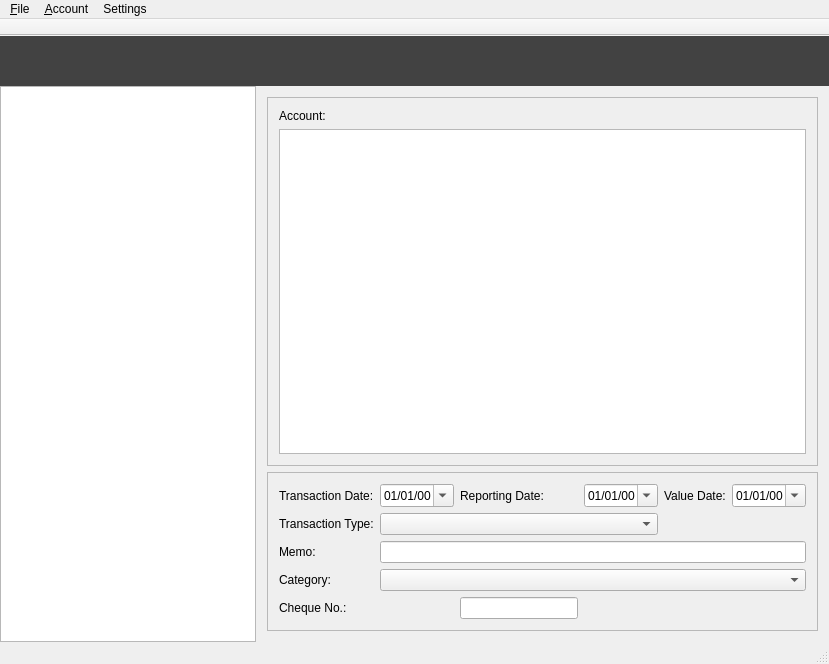
<?xml version="1.0" encoding="UTF-8"?>
<ui version="4.0">
 <class>MainWindowClass</class>
 <widget class="QMainWindow" name="MainWindowClass">
  <property name="geometry">
   <rect>
    <x>0</x>
    <y>0</y>
    <width>829</width>
    <height>664</height>
   </rect>
  </property>
  <property name="sizePolicy">
   <sizepolicy hsizetype="Preferred" vsizetype="Preferred">
    <horstretch>0</horstretch>
    <verstretch>0</verstretch>
   </sizepolicy>
  </property>
  <property name="windowTitle">
   <string>MainWindow</string>
  </property>
  <property name="locale">
   <locale language="English" country="UnitedKingdom"/>
  </property>
  <property name="documentMode">
   <bool>false</bool>
  </property>
  <property name="unifiedTitleAndToolBarOnMac">
   <bool>true</bool>
  </property>
  <widget class="QWidget" name="centralWidget">
   <layout class="QVBoxLayout" name="verticalLayout_2">
    <property name="spacing">
     <number>0</number>
    </property>
    <property name="margin">
     <number>0</number>
    </property>
    <item>
     <widget class="QFrame" name="infoBar">
      <property name="sizePolicy">
       <sizepolicy hsizetype="Expanding" vsizetype="Fixed">
        <horstretch>0</horstretch>
        <verstretch>0</verstretch>
       </sizepolicy>
      </property>
      <property name="minimumSize">
       <size>
        <width>0</width>
        <height>50</height>
       </size>
      </property>
      <property name="palette">
       <palette>
        <active>
         <colorrole role="WindowText">
          <brush brushstyle="SolidPattern">
           <color alpha="255">
            <red>255</red>
            <green>255</green>
            <blue>255</blue>
           </color>
          </brush>
         </colorrole>
         <colorrole role="Button">
          <brush brushstyle="SolidPattern">
           <color alpha="255">
            <red>66</red>
            <green>66</green>
            <blue>66</blue>
           </color>
          </brush>
         </colorrole>
         <colorrole role="Light">
          <brush brushstyle="SolidPattern">
           <color alpha="255">
            <red>99</red>
            <green>99</green>
            <blue>99</blue>
           </color>
          </brush>
         </colorrole>
         <colorrole role="Midlight">
          <brush brushstyle="SolidPattern">
           <color alpha="255">
            <red>82</red>
            <green>82</green>
            <blue>82</blue>
           </color>
          </brush>
         </colorrole>
         <colorrole role="Dark">
          <brush brushstyle="SolidPattern">
           <color alpha="255">
            <red>33</red>
            <green>33</green>
            <blue>33</blue>
           </color>
          </brush>
         </colorrole>
         <colorrole role="Mid">
          <brush brushstyle="SolidPattern">
           <color alpha="255">
            <red>44</red>
            <green>44</green>
            <blue>44</blue>
           </color>
          </brush>
         </colorrole>
         <colorrole role="Text">
          <brush brushstyle="SolidPattern">
           <color alpha="255">
            <red>255</red>
            <green>255</green>
            <blue>255</blue>
           </color>
          </brush>
         </colorrole>
         <colorrole role="BrightText">
          <brush brushstyle="SolidPattern">
           <color alpha="255">
            <red>255</red>
            <green>255</green>
            <blue>255</blue>
           </color>
          </brush>
         </colorrole>
         <colorrole role="ButtonText">
          <brush brushstyle="SolidPattern">
           <color alpha="255">
            <red>255</red>
            <green>255</green>
            <blue>255</blue>
           </color>
          </brush>
         </colorrole>
         <colorrole role="Base">
          <brush brushstyle="SolidPattern">
           <color alpha="255">
            <red>0</red>
            <green>0</green>
            <blue>0</blue>
           </color>
          </brush>
         </colorrole>
         <colorrole role="Window">
          <brush brushstyle="SolidPattern">
           <color alpha="255">
            <red>66</red>
            <green>66</green>
            <blue>66</blue>
           </color>
          </brush>
         </colorrole>
         <colorrole role="Shadow">
          <brush brushstyle="SolidPattern">
           <color alpha="255">
            <red>0</red>
            <green>0</green>
            <blue>0</blue>
           </color>
          </brush>
         </colorrole>
         <colorrole role="AlternateBase">
          <brush brushstyle="SolidPattern">
           <color alpha="255">
            <red>33</red>
            <green>33</green>
            <blue>33</blue>
           </color>
          </brush>
         </colorrole>
         <colorrole role="ToolTipBase">
          <brush brushstyle="SolidPattern">
           <color alpha="255">
            <red>255</red>
            <green>255</green>
            <blue>220</blue>
           </color>
          </brush>
         </colorrole>
         <colorrole role="ToolTipText">
          <brush brushstyle="SolidPattern">
           <color alpha="255">
            <red>0</red>
            <green>0</green>
            <blue>0</blue>
           </color>
          </brush>
         </colorrole>
        </active>
        <inactive>
         <colorrole role="WindowText">
          <brush brushstyle="SolidPattern">
           <color alpha="255">
            <red>255</red>
            <green>255</green>
            <blue>255</blue>
           </color>
          </brush>
         </colorrole>
         <colorrole role="Button">
          <brush brushstyle="SolidPattern">
           <color alpha="255">
            <red>66</red>
            <green>66</green>
            <blue>66</blue>
           </color>
          </brush>
         </colorrole>
         <colorrole role="Light">
          <brush brushstyle="SolidPattern">
           <color alpha="255">
            <red>99</red>
            <green>99</green>
            <blue>99</blue>
           </color>
          </brush>
         </colorrole>
         <colorrole role="Midlight">
          <brush brushstyle="SolidPattern">
           <color alpha="255">
            <red>82</red>
            <green>82</green>
            <blue>82</blue>
           </color>
          </brush>
         </colorrole>
         <colorrole role="Dark">
          <brush brushstyle="SolidPattern">
           <color alpha="255">
            <red>33</red>
            <green>33</green>
            <blue>33</blue>
           </color>
          </brush>
         </colorrole>
         <colorrole role="Mid">
          <brush brushstyle="SolidPattern">
           <color alpha="255">
            <red>44</red>
            <green>44</green>
            <blue>44</blue>
           </color>
          </brush>
         </colorrole>
         <colorrole role="Text">
          <brush brushstyle="SolidPattern">
           <color alpha="255">
            <red>255</red>
            <green>255</green>
            <blue>255</blue>
           </color>
          </brush>
         </colorrole>
         <colorrole role="BrightText">
          <brush brushstyle="SolidPattern">
           <color alpha="255">
            <red>255</red>
            <green>255</green>
            <blue>255</blue>
           </color>
          </brush>
         </colorrole>
         <colorrole role="ButtonText">
          <brush brushstyle="SolidPattern">
           <color alpha="255">
            <red>255</red>
            <green>255</green>
            <blue>255</blue>
           </color>
          </brush>
         </colorrole>
         <colorrole role="Base">
          <brush brushstyle="SolidPattern">
           <color alpha="255">
            <red>0</red>
            <green>0</green>
            <blue>0</blue>
           </color>
          </brush>
         </colorrole>
         <colorrole role="Window">
          <brush brushstyle="SolidPattern">
           <color alpha="255">
            <red>66</red>
            <green>66</green>
            <blue>66</blue>
           </color>
          </brush>
         </colorrole>
         <colorrole role="Shadow">
          <brush brushstyle="SolidPattern">
           <color alpha="255">
            <red>0</red>
            <green>0</green>
            <blue>0</blue>
           </color>
          </brush>
         </colorrole>
         <colorrole role="AlternateBase">
          <brush brushstyle="SolidPattern">
           <color alpha="255">
            <red>33</red>
            <green>33</green>
            <blue>33</blue>
           </color>
          </brush>
         </colorrole>
         <colorrole role="ToolTipBase">
          <brush brushstyle="SolidPattern">
           <color alpha="255">
            <red>255</red>
            <green>255</green>
            <blue>220</blue>
           </color>
          </brush>
         </colorrole>
         <colorrole role="ToolTipText">
          <brush brushstyle="SolidPattern">
           <color alpha="255">
            <red>0</red>
            <green>0</green>
            <blue>0</blue>
           </color>
          </brush>
         </colorrole>
        </inactive>
        <disabled>
         <colorrole role="WindowText">
          <brush brushstyle="SolidPattern">
           <color alpha="255">
            <red>33</red>
            <green>33</green>
            <blue>33</blue>
           </color>
          </brush>
         </colorrole>
         <colorrole role="Button">
          <brush brushstyle="SolidPattern">
           <color alpha="255">
            <red>66</red>
            <green>66</green>
            <blue>66</blue>
           </color>
          </brush>
         </colorrole>
         <colorrole role="Light">
          <brush brushstyle="SolidPattern">
           <color alpha="255">
            <red>99</red>
            <green>99</green>
            <blue>99</blue>
           </color>
          </brush>
         </colorrole>
         <colorrole role="Midlight">
          <brush brushstyle="SolidPattern">
           <color alpha="255">
            <red>82</red>
            <green>82</green>
            <blue>82</blue>
           </color>
          </brush>
         </colorrole>
         <colorrole role="Dark">
          <brush brushstyle="SolidPattern">
           <color alpha="255">
            <red>33</red>
            <green>33</green>
            <blue>33</blue>
           </color>
          </brush>
         </colorrole>
         <colorrole role="Mid">
          <brush brushstyle="SolidPattern">
           <color alpha="255">
            <red>44</red>
            <green>44</green>
            <blue>44</blue>
           </color>
          </brush>
         </colorrole>
         <colorrole role="Text">
          <brush brushstyle="SolidPattern">
           <color alpha="255">
            <red>33</red>
            <green>33</green>
            <blue>33</blue>
           </color>
          </brush>
         </colorrole>
         <colorrole role="BrightText">
          <brush brushstyle="SolidPattern">
           <color alpha="255">
            <red>255</red>
            <green>255</green>
            <blue>255</blue>
           </color>
          </brush>
         </colorrole>
         <colorrole role="ButtonText">
          <brush brushstyle="SolidPattern">
           <color alpha="255">
            <red>33</red>
            <green>33</green>
            <blue>33</blue>
           </color>
          </brush>
         </colorrole>
         <colorrole role="Base">
          <brush brushstyle="SolidPattern">
           <color alpha="255">
            <red>66</red>
            <green>66</green>
            <blue>66</blue>
           </color>
          </brush>
         </colorrole>
         <colorrole role="Window">
          <brush brushstyle="SolidPattern">
           <color alpha="255">
            <red>66</red>
            <green>66</green>
            <blue>66</blue>
           </color>
          </brush>
         </colorrole>
         <colorrole role="Shadow">
          <brush brushstyle="SolidPattern">
           <color alpha="255">
            <red>0</red>
            <green>0</green>
            <blue>0</blue>
           </color>
          </brush>
         </colorrole>
         <colorrole role="AlternateBase">
          <brush brushstyle="SolidPattern">
           <color alpha="255">
            <red>66</red>
            <green>66</green>
            <blue>66</blue>
           </color>
          </brush>
         </colorrole>
         <colorrole role="ToolTipBase">
          <brush brushstyle="SolidPattern">
           <color alpha="255">
            <red>255</red>
            <green>255</green>
            <blue>220</blue>
           </color>
          </brush>
         </colorrole>
         <colorrole role="ToolTipText">
          <brush brushstyle="SolidPattern">
           <color alpha="255">
            <red>0</red>
            <green>0</green>
            <blue>0</blue>
           </color>
          </brush>
         </colorrole>
        </disabled>
       </palette>
      </property>
      <property name="autoFillBackground">
       <bool>true</bool>
      </property>
      <property name="frameShape">
       <enum>QFrame::NoFrame</enum>
      </property>
      <property name="frameShadow">
       <enum>QFrame::Raised</enum>
      </property>
      <widget class="QLabel" name="iconInfo">
       <property name="geometry">
        <rect>
         <x>5</x>
         <y>0</y>
         <width>41</width>
         <height>51</height>
        </rect>
       </property>
       <property name="text">
        <string>&lt;Icon&gt;</string>
       </property>
       <property name="alignment">
        <set>Qt::AlignLeading|Qt::AlignLeft|Qt::AlignVCenter</set>
       </property>
      </widget>
      <widget class="QLabel" name="labelTitle">
       <property name="geometry">
        <rect>
         <x>55</x>
         <y>5</y>
         <width>451</width>
         <height>16</height>
        </rect>
       </property>
       <property name="font">
        <font>
         <weight>75</weight>
         <bold>true</bold>
        </font>
       </property>
       <property name="text">
        <string>&lt;Titel&gt;</string>
       </property>
      </widget>
      <widget class="QLabel" name="labelDescr">
       <property name="geometry">
        <rect>
         <x>55</x>
         <y>25</y>
         <width>451</width>
         <height>16</height>
        </rect>
       </property>
       <property name="text">
        <string>&lt;Description&gt;</string>
       </property>
      </widget>
     </widget>
    </item>
    <item>
     <layout class="QHBoxLayout" name="horizontalLayout">
      <property name="spacing">
       <number>0</number>
      </property>
      <item>
       <widget class="QListWidget" name="sideMenu">
        <property name="sizePolicy">
         <sizepolicy hsizetype="Fixed" vsizetype="Expanding">
          <horstretch>0</horstretch>
          <verstretch>0</verstretch>
         </sizepolicy>
        </property>
        <property name="editTriggers">
         <set>QAbstractItemView::NoEditTriggers</set>
        </property>
       </widget>
      </item>
      <item>
       <widget class="QStackedWidget" name="contextView">
        <property name="lineWidth">
         <number>0</number>
        </property>
        <property name="currentIndex">
         <number>2</number>
        </property>
        <widget class="QWidget" name="pageDashboard">
         <layout class="QVBoxLayout" name="verticalLayout">
          <property name="spacing">
           <number>0</number>
          </property>
          <property name="leftMargin">
           <number>0</number>
          </property>
          <property name="topMargin">
           <number>1</number>
          </property>
          <property name="rightMargin">
           <number>0</number>
          </property>
          <property name="bottomMargin">
           <number>0</number>
          </property>
         </layout>
        </widget>
        <widget class="QWidget" name="pageAccounts">
         <layout class="QVBoxLayout" name="verticalLayout_3">
          <item>
           <widget class="QTreeView" name="treeAccounts">
            <property name="editTriggers">
             <set>QAbstractItemView::NoEditTriggers</set>
            </property>
           </widget>
          </item>
          <item>
           <widget class="QFrame" name="frameAccountButtons">
            <property name="sizePolicy">
             <sizepolicy hsizetype="Preferred" vsizetype="Fixed">
              <horstretch>0</horstretch>
              <verstretch>0</verstretch>
             </sizepolicy>
            </property>
            <property name="minimumSize">
             <size>
              <width>0</width>
              <height>34</height>
             </size>
            </property>
            <property name="frameShape">
             <enum>QFrame::NoFrame</enum>
            </property>
            <property name="frameShadow">
             <enum>QFrame::Raised</enum>
            </property>
            <layout class="QHBoxLayout" name="horizontalLayout_2">
             <property name="sizeConstraint">
              <enum>QLayout::SetDefaultConstraint</enum>
             </property>
             <property name="margin">
              <number>0</number>
             </property>
             <item>
              <widget class="QPushButton" name="buttonNewAccount">
               <property name="sizePolicy">
                <sizepolicy hsizetype="Fixed" vsizetype="Fixed">
                 <horstretch>0</horstretch>
                 <verstretch>0</verstretch>
                </sizepolicy>
               </property>
               <property name="minimumSize">
                <size>
                 <width>80</width>
                 <height>0</height>
                </size>
               </property>
               <property name="text">
                <string>New Account</string>
               </property>
               <property name="icon">
                <iconset>
                 <normaloff>:/icons/add.svg</normaloff>:/icons/add.svg</iconset>
               </property>
              </widget>
             </item>
             <item>
              <widget class="QPushButton" name="buttonEditAccount">
               <property name="sizePolicy">
                <sizepolicy hsizetype="Fixed" vsizetype="Fixed">
                 <horstretch>0</horstretch>
                 <verstretch>0</verstretch>
                </sizepolicy>
               </property>
               <property name="text">
                <string>Edit Account</string>
               </property>
              </widget>
             </item>
             <item>
              <widget class="QPushButton" name="buttonDeleteAccount">
               <property name="sizePolicy">
                <sizepolicy hsizetype="Fixed" vsizetype="Fixed">
                 <horstretch>0</horstretch>
                 <verstretch>0</verstretch>
                </sizepolicy>
               </property>
               <property name="text">
                <string>Delete Account</string>
               </property>
              </widget>
             </item>
            </layout>
           </widget>
          </item>
         </layout>
        </widget>
        <widget class="QWidget" name="pageJournal">
         <layout class="QVBoxLayout" name="verticalLayout_4">
          <item>
           <widget class="QFrame" name="frameJournalList">
            <property name="frameShape">
             <enum>QFrame::StyledPanel</enum>
            </property>
            <property name="frameShadow">
             <enum>QFrame::Raised</enum>
            </property>
            <layout class="QGridLayout" name="gridLayout">
             <item row="0" column="0">
              <widget class="QLabel" name="labelAccount">
               <property name="sizePolicy">
                <sizepolicy hsizetype="Minimum" vsizetype="Preferred">
                 <horstretch>0</horstretch>
                 <verstretch>0</verstretch>
                </sizepolicy>
               </property>
               <property name="text">
                <string>Account:</string>
               </property>
               <property name="scaledContents">
                <bool>false</bool>
               </property>
              </widget>
             </item>
             <item row="2" column="0" colspan="2">
              <widget class="QTableView" name="tableJournal"/>
             </item>
             <item row="0" column="1">
              <widget class="BurComboBox" name="comboAccount" native="true">
               <property name="sizePolicy">
                <sizepolicy hsizetype="Expanding" vsizetype="Fixed">
                 <horstretch>0</horstretch>
                 <verstretch>0</verstretch>
                </sizepolicy>
               </property>
              </widget>
             </item>
            </layout>
           </widget>
          </item>
          <item>
           <widget class="QFrame" name="frameJournalDetail">
            <property name="frameShape">
             <enum>QFrame::StyledPanel</enum>
            </property>
            <property name="frameShadow">
             <enum>QFrame::Raised</enum>
            </property>
            <layout class="QGridLayout" name="gridLayout_2">
             <item row="0" column="0">
              <widget class="QLabel" name="labelTrnDate">
               <property name="text">
                <string>Transaction Date:</string>
               </property>
              </widget>
             </item>
             <item row="4" column="0">
              <widget class="QLabel" name="labelMemo">
               <property name="text">
                <string>Memo:</string>
               </property>
              </widget>
             </item>
             <item row="8" column="0">
              <widget class="QLabel" name="label_7">
               <property name="text">
                <string>Cheque No.:</string>
               </property>
              </widget>
             </item>
             <item row="0" column="2">
              <widget class="QLabel" name="labelRepDate">
               <property name="text">
                <string>Reporting Date:</string>
               </property>
              </widget>
             </item>
             <item row="0" column="1">
              <widget class="QDateEdit" name="editTrnDate">
               <property name="buttonSymbols">
                <enum>QAbstractSpinBox::UpDownArrows</enum>
               </property>
               <property name="displayFormat">
                <string>MM/dd/yy</string>
               </property>
               <property name="calendarPopup">
                <bool>true</bool>
               </property>
              </widget>
             </item>
             <item row="0" column="3">
              <widget class="QDateEdit" name="editRepDate">
               <property name="displayFormat">
                <string>MM/dd/yy</string>
               </property>
               <property name="calendarPopup">
                <bool>true</bool>
               </property>
              </widget>
             </item>
             <item row="4" column="1" colspan="5">
              <widget class="QLineEdit" name="editMemo"/>
             </item>
             <item row="0" column="4">
              <widget class="QLabel" name="labelValDate">
               <property name="text">
                <string>Value Date:</string>
               </property>
              </widget>
             </item>
             <item row="0" column="5">
              <widget class="QDateEdit" name="editValDate">
               <property name="displayFormat">
                <string>MM/dd/yy</string>
               </property>
               <property name="calendarPopup">
                <bool>true</bool>
               </property>
              </widget>
             </item>
             <item row="3" column="0">
              <widget class="QLabel" name="labelTrnType">
               <property name="text">
                <string>Transaction Type:</string>
               </property>
              </widget>
             </item>
             <item row="3" column="1" colspan="3">
              <widget class="QComboBox" name="comboTrnType"/>
             </item>
             <item row="6" column="0">
              <widget class="QLabel" name="labelCategory">
               <property name="text">
                <string>Category:</string>
               </property>
              </widget>
             </item>
             <item row="8" column="2">
              <widget class="QLineEdit" name="lineEdit_2"/>
             </item>
             <item row="6" column="1" colspan="5">
              <widget class="QComboBox" name="comboCategory"/>
             </item>
            </layout>
           </widget>
          </item>
         </layout>
        </widget>
        <widget class="QWidget" name="pageCategories"/>
        <widget class="QWidget" name="pageRecurring"/>
        <widget class="QWidget" name="pageReports"/>
       </widget>
      </item>
     </layout>
    </item>
   </layout>
  </widget>
  <widget class="QMenuBar" name="menuBar">
   <property name="geometry">
    <rect>
     <x>0</x>
     <y>0</y>
     <width>829</width>
     <height>22</height>
    </rect>
   </property>
   <widget class="QMenu" name="menuFile">
    <property name="title">
     <string>&amp;File</string>
    </property>
    <addaction name="actionNew"/>
    <addaction name="actionOpen"/>
    <addaction name="separator"/>
    <addaction name="actionProperties"/>
    <addaction name="separator"/>
    <addaction name="actionQuit"/>
   </widget>
   <widget class="QMenu" name="menuSettings">
    <property name="title">
     <string>Settings</string>
    </property>
    <addaction name="actionDefineCountries"/>
    <addaction name="actionDefineCurrencies"/>
    <addaction name="separator"/>
    <addaction name="actionDefineTransactionTypes"/>
    <addaction name="separator"/>
    <addaction name="actionDefineCategories"/>
    <addaction name="separator"/>
    <addaction name="actionDefineAccountTypes"/>
   </widget>
   <widget class="QMenu" name="menuAccount">
    <property name="title">
     <string>&amp;Account</string>
    </property>
    <addaction name="actionNewAccount"/>
    <addaction name="separator"/>
    <addaction name="actionDeleteAccount"/>
   </widget>
   <addaction name="menuFile"/>
   <addaction name="menuAccount"/>
   <addaction name="menuSettings"/>
  </widget>
  <widget class="QToolBar" name="mainToolBar">
   <property name="movable">
    <bool>false</bool>
   </property>
   <property name="iconSize">
    <size>
     <width>32</width>
     <height>32</height>
    </size>
   </property>
   <property name="toolButtonStyle">
    <enum>Qt::ToolButtonTextUnderIcon</enum>
   </property>
   <property name="floatable">
    <bool>false</bool>
   </property>
   <attribute name="toolBarArea">
    <enum>TopToolBarArea</enum>
   </attribute>
   <attribute name="toolBarBreak">
    <bool>false</bool>
   </attribute>
  </widget>
  <widget class="QStatusBar" name="statusBar"/>
  <action name="actionNew">
   <property name="icon">
    <iconset>
     <normaloff>:/icons/database-new.svg</normaloff>:/icons/database-new.svg</iconset>
   </property>
   <property name="text">
    <string>&amp;New Database...</string>
   </property>
   <property name="toolTip">
    <string>New Database</string>
   </property>
   <property name="iconVisibleInMenu">
    <bool>true</bool>
   </property>
  </action>
  <action name="actionDefineCountries">
   <property name="text">
    <string>Define Countries...</string>
   </property>
  </action>
  <action name="actionDefineCurrencies">
   <property name="text">
    <string>Define Currencies...</string>
   </property>
  </action>
  <action name="actionOpen">
   <property name="icon">
    <iconset>
     <normaloff>:/icons/database-open.svg</normaloff>:/icons/database-open.svg</iconset>
   </property>
   <property name="text">
    <string>Open Database...</string>
   </property>
   <property name="toolTip">
    <string>Open Database</string>
   </property>
  </action>
  <action name="actionDefineTransactionTypes">
   <property name="text">
    <string>Define Transaction Types...</string>
   </property>
  </action>
  <action name="actionDefineCategories">
   <property name="text">
    <string>Define Categories...</string>
   </property>
  </action>
  <action name="actionNewAccount">
   <property name="icon">
    <iconset>
     <normaloff>:/icons/account-new.svg</normaloff>:/icons/account-new.svg</iconset>
   </property>
   <property name="text">
    <string>&amp;New Account...</string>
   </property>
  </action>
  <action name="actionDefineAccountTypes">
   <property name="text">
    <string>Define Account Types...</string>
   </property>
  </action>
  <action name="actionDeleteAccount">
   <property name="text">
    <string>Delete Account...</string>
   </property>
  </action>
  <action name="actionQuit">
   <property name="icon">
    <iconset>
     <normaloff>:/icons/quit.svg</normaloff>:/icons/quit.svg</iconset>
   </property>
   <property name="text">
    <string>&amp;Quit</string>
   </property>
  </action>
  <action name="actionProperties">
   <property name="text">
    <string>Properties...</string>
   </property>
  </action>
 </widget>
 <layoutdefault spacing="6" margin="11"/>
 <customwidgets>
  <customwidget>
   <class>BurComboBox</class>
   <extends>QWidget</extends>
   <header>burcombobox.h</header>
  </customwidget>
 </customwidgets>
 <resources/>
 <connections/>
 <designerdata>
  <property name="gridDeltaX">
   <number>5</number>
  </property>
  <property name="gridDeltaY">
   <number>5</number>
  </property>
  <property name="gridSnapX">
   <bool>true</bool>
  </property>
  <property name="gridSnapY">
   <bool>true</bool>
  </property>
  <property name="gridVisible">
   <bool>true</bool>
  </property>
 </designerdata>
</ui>
